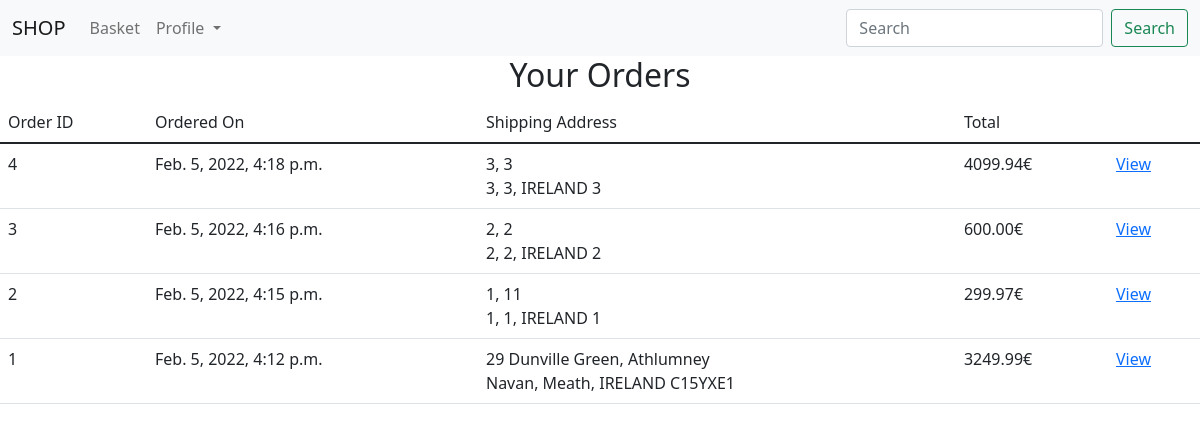
Page /orderhistory/ (signed in) on the earlier database version.
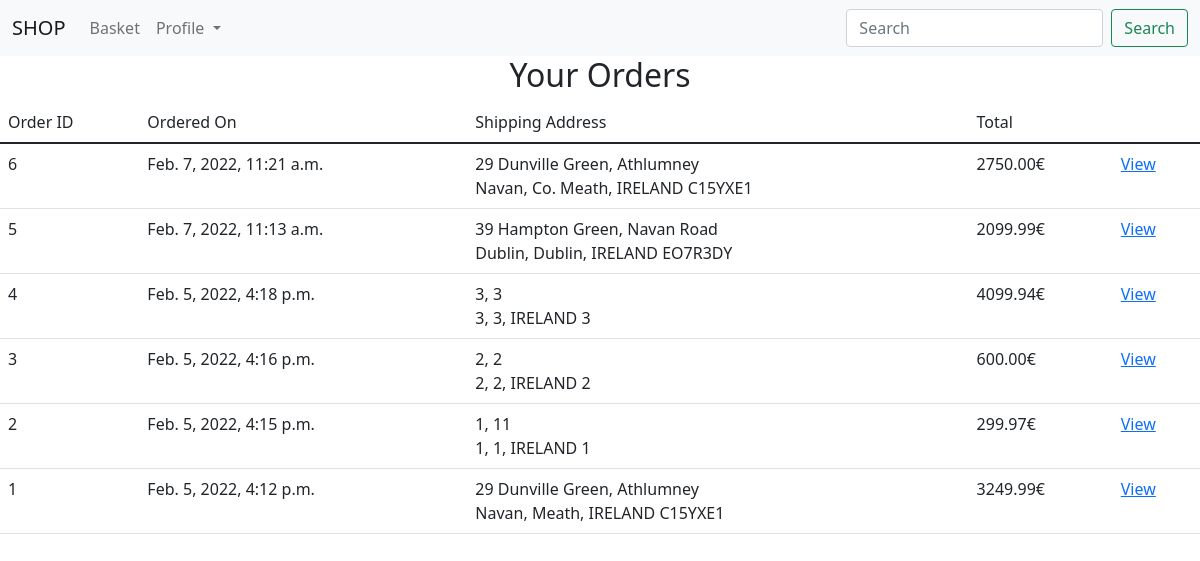
Same page on the later database version.
### duarteshop/models.py (models this page shows)
class Order(models.Model):
    id = models.IntegerField(primary_key=True)
    basketId = models.ForeignKey(Basket, on_delete=models.CASCADE)
    user_id = models.ForeignKey(APIUser, on_delete=models.CASCADE)
    addressline1 = models.CharField(max_length=100, default = '')
    addressline2 = models.CharField(max_length=100, default = '')
    city = models.CharField(max_length=40, default = '')
    county = models.CharField(max_length=15, default = '')
    country = models.CharField(max_length=7, default='IRELAND', editable=False)
    eircode = models.CharField(max_length=7, default = '')
    datetimeOrder = models.DateTimeField(auto_now_add=True)
    total_price = models.DecimalField(max_digits=6, decimal_places=2, default=0.0)

### duarteshop/views.py (the view)
# urls.py: path('orderhistory/', views.previous_orders, name="order_history"),
@login_required
def previous_orders(request):
    user = request.user
    orders = Order.objects.filter(user_id = user).order_by('id').reverse()
    return render(request, 'previous_orders.html', {'orders': orders})

### duarteshop/templates/previous_orders.html (shortened to what this page needs)
{%  extends "base.html" %}
{%  block content %}
    <center>
        <h2>Your Orders</h2>
    </center>
    <div>
        <table class="table table-hover">
            <thead>
                <tr>
                    <td>Order ID</td>
                    <td>Ordered On</td>
                    <td>Shipping Address</td>
                    <td>Total</td>
                    <td></td>
                </tr>
            </thead>
                <tbody>
                    {% for od in orders %}
                    <tr>
                        <td>{{od.id}}</td>
                        <td>{{od.datetimeOrder}}</td>
                        <td>{{od.addressline1}}, {{od.addressline2}} <br> {{od.city}}, {{od.county}}, {{od.country}} {{od.eircode}}</td>
                        <td>{{od.total_price}}€</td>
                        <td><a href="/prevorder/{{od.id}}">View</a></td>
                    </tr>
                    {% endfor %}
                </tbody>
        </table>
    </div>
{%  endblock %}

### duarteshop/templates/base.html (shortened to what this page needs)
<!DOCTYPE html>
<html lang="en">
<head>
    <link rel="stylesheet" href="https://cdn.jsdelivr.net/npm/bootstrap@5.1.3/dist/css/bootstrap.min.css">
</head>
<body>
    <nav class="navbar navbar-expand-lg navbar-light bg-light">
        <div class="container-fluid">
          <a class="navbar-brand" href="/">SHOP</a>
          <div class="collapse navbar-collapse" id="navbarSupportedContent">
            <ul class="navbar-nav me-auto mb-2 mb-lg-0">
              {% if user.is_authenticated %}
                <li class="nav-item">
                  <a class="nav-link" href="/basket">Basket</a>
                </li>
              {% endif %}
              <li class="nav-item dropdown">
                <a class="nav-link dropdown-toggle" href="#" id="navbarDropdown" role="button" data-bs-toggle="dropdown" aria-expanded="false">
                  Profile
                </a>
              </li>
            </ul>
            <form class="d-flex">
              <input class="form-control me-2" type="search" placeholder="Search" aria-label="Search">
              <button class="btn btn-outline-success" type="submit">Search</button>
            </form>
          </div>
        </div>
      </nav>
    {% block content %}
    {% endblock %}
</body>
</html>

Differences in the rows shown:
added Order: id "6", datetimeOrder "Feb. 7, 2022, 11:21 a.m.", addressline1 "29 Dunville Green", addressline2 "Athlumney", city "Navan", county "Co. Meath", country "IRELAND", eircode "C15YXE1", total_price "2750.00"
added Order: id "5", datetimeOrder "Feb. 7, 2022, 11:13 a.m.", addressline1 "39 Hampton Green", addressline2 "Navan Road", city "Dublin", county "Dublin", country "IRELAND", eircode "EO7R3DY", total_price "2099.99"
